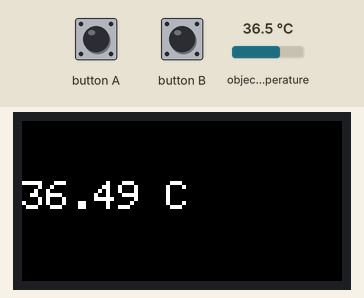
The sketch below on a simulated ESP32. Shown: 160×80 colour display. Wiring (inferred from the names in the program): MLX90614 thermometer at I2C address 0x5A. The test bench sets the inputs (shaded band); at power-on: object temperature 36.5 °C. What the sketch prints to the serial monitor is not drawn.

Above: at 1.3 s.
1.4 s: button A pressed for 0.6 s
At 3.0 s:
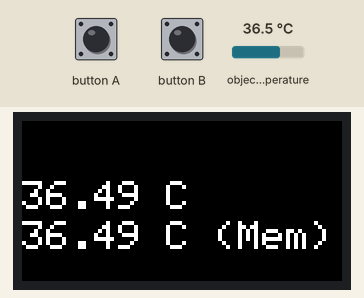
4.2 s: object temperature set to 20 °C
At 5.2 s:
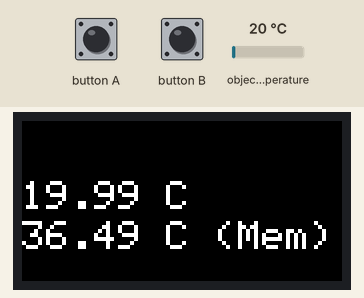
5.7 s: button B pressed for 0.6 s
At 8.5 s:
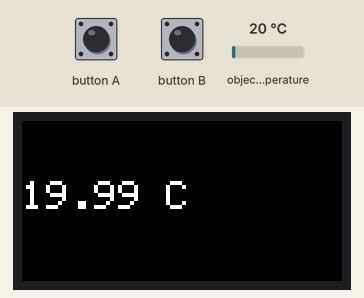
8.8 s: button A pressed for 1 s
At 11.1 s:
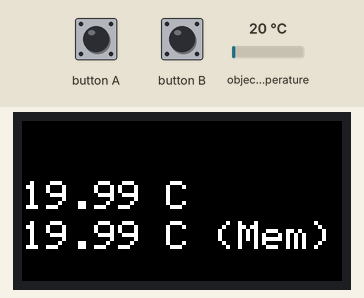
11.8 s: object temperature set to 26 °C
At 13.1 s:
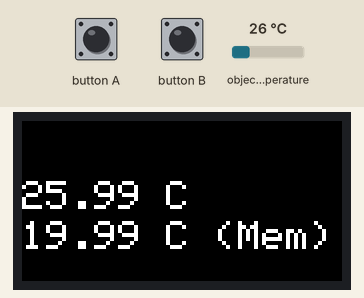
13.4 s: button B pressed for 1 s
At 15.6 s:
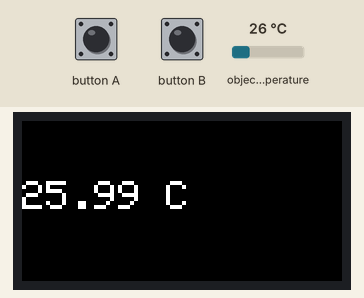
Timing chart, 0 to 17.1 s (numbered marks = the images above; inputs shaded):
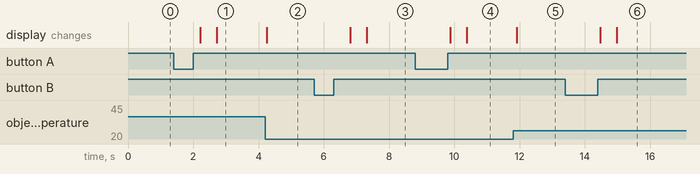

Measured:
- after the input at 1.4 s, the display: first changes after 0.81 s (image 1 shows a later state)
- after the input at 4.2 s, the display: changes after 0.05 s (image 2)
- after the input at 5.7 s, the display: first changes after 1.1 s (image 3 shows a later state)
- after the input at 8.8 s, the display: first changes after 1.1 s (image 4 shows a later state)
- after the input at 11.8 s, the display: changes after 0.11 s (image 5)
- after the input at 13.4 s, the display: first changes after 1.1 s (image 6 shows a later state)

The sketch:

ncir.ino
```cpp
#include <M5StickC.h>
#include <Wire.h>

// MLX90614       M5stick

// Vin            3.3V
// GND            GND
// SCL            G26
// SDA            G0

void setup() {

  M5.begin();

  Wire.begin(0,26);
  Serial.begin(115200);

  M5.Lcd.setRotation(3);
  M5.Lcd.setTextColor(WHITE);
  M5.Lcd.setTextSize(2);

  // active Wifi for call a WebService to send T°

}

uint16_t result;
float temperature;

void loop() {
  Wire.beginTransmission(0x5A);          // Send Initial Signal and I2C Bus Address
  Wire.write(0x07);                      // Send data only once and add one address automatically.
  Wire.endTransmission(false);           // Stop signal
  Wire.requestFrom(0x5A, 2);             // Get 2 consecutive data from 0x5A, and the data is stored only.
  result = Wire.read();                  // Receive DATA
  result |= Wire.read() << 8;            // Receive DATA

  temperature = result * 0.02 - 273.15;

  M5.Lcd.fillRect(0,0,200,49,BLACK);
  M5.Lcd.setCursor(0, 30);


  M5.Lcd.print(temperature);
  M5.Lcd.print(" C");
  Serial.println(result);

 if (M5.BtnA.wasReleased()) {
    M5.Lcd.fillRect(0,0,200,200,BLACK);
    M5.Lcd.setCursor(0, 50);
    M5.Lcd.print(temperature);
    M5.Lcd.print(" C (Mem)");

 }

 if (M5.BtnB.wasReleased()) {

    M5.Lcd.fillRect(0,0,200,200,BLACK);

 }

  // Send Temps a WebService for statistiques

  delay(500);
  M5.update();
}
```
